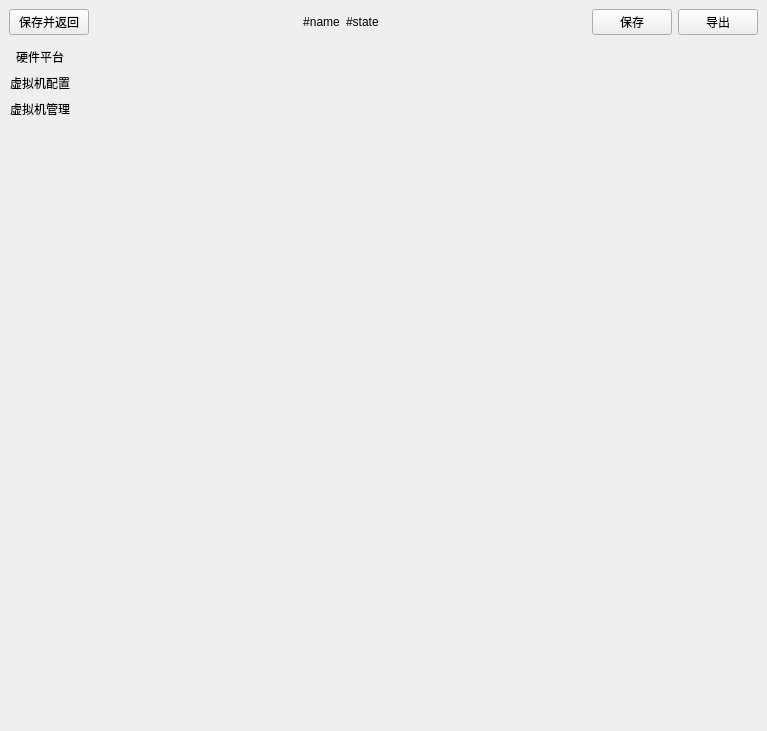
<?xml version="1.0" encoding="UTF-8"?>
<ui version="4.0">
 <class>MainPageWidget</class>
 <widget class="QWidget" name="MainPageWidget">
  <property name="geometry">
   <rect>
    <x>0</x>
    <y>0</y>
    <width>767</width>
    <height>731</height>
   </rect>
  </property>
  <property name="windowTitle">
   <string>Form</string>
  </property>
  <layout class="QVBoxLayout" name="verticalLayout_2">
   <property name="spacing">
    <number>0</number>
   </property>
   <property name="leftMargin">
    <number>0</number>
   </property>
   <property name="topMargin">
    <number>0</number>
   </property>
   <property name="rightMargin">
    <number>0</number>
   </property>
   <property name="bottomMargin">
    <number>0</number>
   </property>
   <item>
    <widget class="QFrame" name="frame_toolbar">
     <property name="frameShape">
      <enum>QFrame::NoFrame</enum>
     </property>
     <property name="frameShadow">
      <enum>QFrame::Raised</enum>
     </property>
     <layout class="QHBoxLayout" name="horizontalLayout">
      <item>
       <widget class="QPushButton" name="btn_save_and_exit">
        <property name="text">
         <string>保存并返回</string>
        </property>
       </widget>
      </item>
      <item>
       <spacer name="horizontalSpacer">
        <property name="orientation">
         <enum>Qt::Horizontal</enum>
        </property>
        <property name="sizeHint" stdset="0">
         <size>
          <width>40</width>
          <height>20</height>
         </size>
        </property>
       </spacer>
      </item>
      <item>
       <widget class="QLabel" name="label_name">
        <property name="sizePolicy">
         <sizepolicy hsizetype="Fixed" vsizetype="Preferred">
          <horstretch>0</horstretch>
          <verstretch>0</verstretch>
         </sizepolicy>
        </property>
        <property name="text">
         <string>#name</string>
        </property>
        <property name="alignment">
         <set>Qt::AlignCenter</set>
        </property>
       </widget>
      </item>
      <item>
       <widget class="QLabel" name="label_state">
        <property name="text">
         <string>#state</string>
        </property>
       </widget>
      </item>
      <item>
       <spacer name="horizontalSpacer_2">
        <property name="orientation">
         <enum>Qt::Horizontal</enum>
        </property>
        <property name="sizeHint" stdset="0">
         <size>
          <width>40</width>
          <height>20</height>
         </size>
        </property>
       </spacer>
      </item>
      <item>
       <widget class="QPushButton" name="btn_save">
        <property name="text">
         <string>保存</string>
        </property>
       </widget>
      </item>
      <item>
       <widget class="QPushButton" name="btn_export">
        <property name="text">
         <string>导出</string>
        </property>
       </widget>
      </item>
     </layout>
    </widget>
   </item>
   <item>
    <widget class="QFrame" name="frame_main">
     <property name="frameShape">
      <enum>QFrame::NoFrame</enum>
     </property>
     <property name="frameShadow">
      <enum>QFrame::Raised</enum>
     </property>
     <layout class="QHBoxLayout" name="horizontalLayout_2">
      <property name="spacing">
       <number>0</number>
      </property>
      <property name="leftMargin">
       <number>0</number>
      </property>
      <property name="topMargin">
       <number>0</number>
      </property>
      <property name="rightMargin">
       <number>0</number>
      </property>
      <property name="bottomMargin">
       <number>0</number>
      </property>
      <item>
       <widget class="QFrame" name="frame_cav">
        <property name="frameShape">
         <enum>QFrame::NoFrame</enum>
        </property>
        <property name="frameShadow">
         <enum>QFrame::Raised</enum>
        </property>
        <layout class="QVBoxLayout" name="verticalLayout">
         <property name="spacing">
          <number>0</number>
         </property>
         <property name="leftMargin">
          <number>0</number>
         </property>
         <property name="topMargin">
          <number>0</number>
         </property>
         <property name="rightMargin">
          <number>0</number>
         </property>
         <property name="bottomMargin">
          <number>0</number>
         </property>
         <item>
          <widget class="QPushButton" name="btn_hw_platform">
           <property name="mouseTracking">
            <bool>false</bool>
           </property>
           <property name="autoFillBackground">
            <bool>true</bool>
           </property>
           <property name="text">
            <string>硬件平台</string>
           </property>
           <property name="checkable">
            <bool>true</bool>
           </property>
           <property name="autoExclusive">
            <bool>true</bool>
           </property>
           <property name="flat">
            <bool>true</bool>
           </property>
          </widget>
         </item>
         <item>
          <widget class="QPushButton" name="btn_vm_config">
           <property name="mouseTracking">
            <bool>false</bool>
           </property>
           <property name="autoFillBackground">
            <bool>true</bool>
           </property>
           <property name="text">
            <string>虚拟机配置</string>
           </property>
           <property name="checkable">
            <bool>true</bool>
           </property>
           <property name="autoExclusive">
            <bool>true</bool>
           </property>
           <property name="flat">
            <bool>true</bool>
           </property>
          </widget>
         </item>
         <item>
          <widget class="QPushButton" name="btn_vm_manage">
           <property name="mouseTracking">
            <bool>false</bool>
           </property>
           <property name="autoFillBackground">
            <bool>true</bool>
           </property>
           <property name="text">
            <string>虚拟机管理</string>
           </property>
           <property name="checkable">
            <bool>true</bool>
           </property>
           <property name="autoExclusive">
            <bool>true</bool>
           </property>
           <property name="flat">
            <bool>true</bool>
           </property>
          </widget>
         </item>
         <item>
          <spacer name="verticalSpacer">
           <property name="orientation">
            <enum>Qt::Vertical</enum>
           </property>
           <property name="sizeHint" stdset="0">
            <size>
             <width>20</width>
             <height>500</height>
            </size>
           </property>
          </spacer>
         </item>
        </layout>
       </widget>
      </item>
      <item>
       <widget class="QFrame" name="frame_right">
        <property name="frameShape">
         <enum>QFrame::NoFrame</enum>
        </property>
        <property name="frameShadow">
         <enum>QFrame::Raised</enum>
        </property>
        <layout class="QVBoxLayout" name="verticalLayout_3">
         <property name="spacing">
          <number>0</number>
         </property>
         <property name="leftMargin">
          <number>0</number>
         </property>
         <property name="topMargin">
          <number>0</number>
         </property>
         <property name="rightMargin">
          <number>0</number>
         </property>
         <property name="bottomMargin">
          <number>0</number>
         </property>
         <item>
          <widget class="QStackedWidget" name="stacked_widget"/>
         </item>
        </layout>
       </widget>
      </item>
     </layout>
    </widget>
   </item>
  </layout>
 </widget>
 <resources/>
 <connections/>
</ui>
